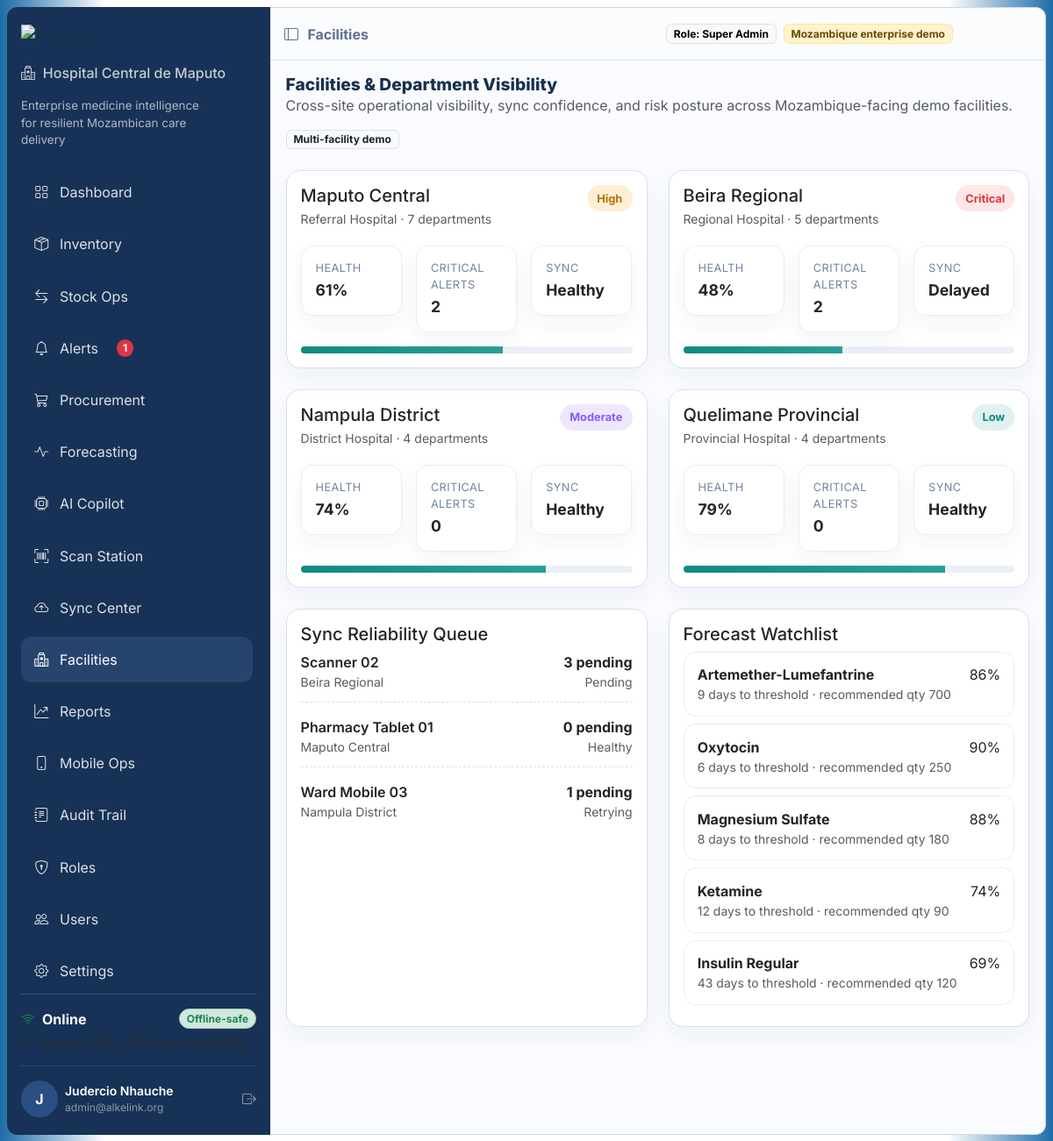
Screenshot of /index.php?route=facilities (signed in) with the database file from the repository.
### tables this page shows
CREATE TABLE IF NOT EXISTS alerts (
  id INT AUTO_INCREMENT PRIMARY KEY,
  title VARCHAR(255) NOT NULL,
  severity VARCHAR(50) NOT NULL,
  type VARCHAR(80) NOT NULL,
  status VARCHAR(80) NOT NULL,
  medicine VARCHAR(160) NULL,
  department VARCHAR(120) NULL,
  facility VARCHAR(120) NULL,
  recommended_action VARCHAR(255) NULL,
  created_at DATETIME NOT NULL
);

### app/controllers/BaseController.php (called while the page is built, shortened)
<?php
class BaseController
{
    protected function render(string $view, array $data = [], string $title = 'AlkeLink'): void
    {
        extract($data);
        require __DIR__ . '/../views/layouts/header.php';
        require __DIR__ . '/../views/' . $view . '.php';
        require __DIR__ . '/../views/layouts/footer.php';
    }
}

### app/controllers/FacilitiesController.php (called while the page is built, shortened)
<?php
class FacilitiesController extends BaseController
{
    public function index(): void
    {
        $model = new FacilitiesModel();
        $this->render('facilities/index', $model->all(), 'Facilities');
    }
}

### public/index.php (called while the page is built, shortened)
<?php
require_once __DIR__ . '/../app/models/AlertsModel.php';
require_once __DIR__ . '/../app/controllers/BaseController.php';
require_once __DIR__ . '/../app/controllers/FacilitiesController.php';
$route = $_GET['route'] ?? 'dashboard';
$map = [
    'login' => [App\Controllers\AuthController::class, 'login'],
    'logout' => [App\Controllers\AuthController::class, 'logout'],
    'dashboard' => [App\Controllers\DashboardController::class, 'index'],
    'inventory' => [App\Controllers\InventoryController::class, 'index'],
    'operations' => [App\Controllers\OperationsController::class, 'index'],
    'alerts' => [App\Controllers\AlertsController::class, 'index'],
    'procurement' => [App\Controllers\ProcurementController::class, 'index'],
    'ai-copilot' => [App\Controllers\AIController::class, 'copilot'],
    'ai-ask' => [App\Controllers\AIController::class, 'ask'],
    'ai-insights' => [App\Controllers\AIController::class, 'insights'],
    'ai-insights-delete' => [App\Controllers\AIController::class, 'deleteInsight'],
    'scanner' => [App\Controllers\ScannerController::class, 'index'],
    'sync-center' => [App\Controllers\SyncController::class, 'index'],
    'reports' => [App\Controllers\ReportsController::class, 'index'],
    'forecast' => [App\Controllers\ForecastController::class, 'index'],
    'mobile' => [App\Controllers\MobileController::class, 'index'],
    'roles' => [App\Controllers\AdminController::class, 'roles'],
    'users' => [App\Controllers\UsersController::class, 'index'],
    'facilities' => [App\Controllers\FacilitiesController::class, 'index'],
    'audit' => [App\Controllers\AuditController::class, 'index'],
    'settings' => [App\Controllers\SettingsController::class, 'index'],
];
[$controllerClass, $method] = $map[$route];
$controller = new $controllerClass();
$controller->$method();

### app/models/AlertsModel.php (called while the page is built, shortened)
<?php
class AlertsModel extends BaseModel
{
    public function all(): array
    {
        $pdo = self::db();
        $stmt = $pdo->query('SELECT * FROM alerts ORDER BY created_at DESC');
        return $stmt->fetchAll(PDO::FETCH_ASSOC);
    }
}

### app/views/facilities/index.php (the view)
<section class="page-body">
  <div class="section-head mb-4">
    <div>
      <h2>Facilities & Department Visibility</h2>
      <p class="text-muted mb-0">Cross-site operational visibility, sync confidence, and risk posture across Mozambique-facing demo facilities.</p>
    </div>
    <span class="badge bg-light text-dark border">Multi-facility demo</span>
  </div>
  <div class="row g-4 mb-4">
    <?php foreach ($facilities as $facility): ?>
    <div class="col-lg-6">
      <div class="card alk-card h-100">
        <div class="card-body">
          <div class="d-flex justify-content-between align-items-start gap-3">
            <div>
              <h5 class="mb-1"><?= htmlspecialchars($facility['name']) ?></h5>
              <div class="text-muted small"><?= htmlspecialchars($facility['type']) ?> · <?= (int)$facility['departments'] ?> departments</div>
            </div>
            <span class="pill-severity <?= strtolower($facility['risk']) === 'critical' ? 'critical' : (strtolower($facility['risk']) === 'high' ? 'high' : (strtolower($facility['risk']) === 'moderate' ? 'medium' : 'low')) ?>"><?= htmlspecialchars($facility['risk']) ?></span>
          </div>
          <div class="row g-3 mt-1">
            <div class="col-4"><div class="mini-stat"><span>Health</span><strong><?= (int)$facility['health_score'] ?>%</strong></div></div>
            <div class="col-4"><div class="mini-stat"><span>Critical alerts</span><strong><?= (int)$facility['critical_alerts'] ?></strong></div></div>
            <div class="col-4"><div class="mini-stat"><span>Sync</span><strong><?= htmlspecialchars($facility['sync']) ?></strong></div></div>
          </div>
          <div class="progress alk-progress mt-3"><div class="progress-bar" style="width: <?= (int)$facility['health_score'] ?>%"></div></div>
        </div>
      </div>
    </div>
    <?php endforeach; ?>
  </div>
  <div class="row g-4">
    <div class="col-lg-6">
      <div class="card alk-card h-100"><div class="card-body"><h5>Sync Reliability Queue</h5>
        <?php foreach ($syncQueue as $row): ?>
          <div class="sync-row d-flex justify-content-between align-items-center gap-3 mb-3">
            <div><div class="fw-semibold"><?= htmlspecialchars($row['device']) ?></div><div class="small text-muted"><?= htmlspecialchars($row['facility']) ?></div></div>
            <div class="text-end"><div class="fw-bold"><?= (int)$row['pending'] ?> pending</div><div class="small text-muted"><?= htmlspecialchars($row['status']) ?></div></div>
          </div>
        <?php endforeach; ?>
      </div></div>
    </div>
    <div class="col-lg-6">
      <div class="card alk-card h-100"><div class="card-body"><h5>Forecast Watchlist</h5>
        <?php foreach ($forecast as $f): ?>
          <div class="feed-item mb-2">
            <div class="d-flex justify-content-between"><strong><?= htmlspecialchars($f['medicine']) ?></strong><span><?= (int)$f['confidence'] ?>%</span></div>
            <div class="small text-muted"><?= (int)$f['days_to_stockout'] ?> days to threshold · recommended qty <?= (int)$f['recommended_qty'] ?></div>
          </div>
        <?php endforeach; ?>
      </div></div>
    </div>
  </div>
</section>

### public/assets/css/style.css (style rules this page uses)
:root { --alk-navy: #173256; --alk-navy-2: #213f69; --alk-teal: #0f8b80; --alk-teal-2: #147a70; --alk-light: #f5f7fb; --alk-border: #d8e1ee; --alk-danger: #e23737; --alk-warning: #ee9b00; --alk-purple: #8a5cf6; --alk-text: #16304d; }
* { box-sizing: border-box; }
html, body { margin: 0; padding: 0; overflow-x: hidden; }
body { font-family: Inter, sans-serif; background: linear-gradient(90deg,#1e6ca8 0%,#ffffff 10%,#ffffff 90%,#1e6ca8 100%); color: var(--alk-text); }
.page-body { padding: 1rem 1.1rem; }
.alk-card { border: 1px solid var(--alk-border); border-radius: 16px; box-shadow: 0 8px 22px rgba(15,30,60,.04); overflow: hidden; }
.alk-card .card-body { padding: 1rem; }
.feed-item { border: 1px solid #e7eef8; border-radius: 14px; padding: .85rem .95rem; margin-bottom: .75rem; background: #fff; }
.alk-progress { height: 8px; background: #ebf0f6; }
.alk-progress .progress-bar { background: linear-gradient(90deg,var(--alk-teal),#2b9f95); }
.section-head { display: flex; justify-content: space-between; align-items: center; gap: 1rem; flex-wrap: wrap; }
.section-head h2 { margin-bottom: 0; font-weight: 800; font-size: 1.2rem; }
.pill-status, .pill-severity { display: inline-flex; padding: .32rem .7rem; border-radius: 999px; font-size: .8rem; font-weight: 700; }
.pill-severity.critical { background: rgba(226,55,55,.12); color: var(--alk-danger); }
.pill-severity.high { background: rgba(238,155,0,.16); color: #b87000; }
.pill-severity.medium { background: rgba(138,92,246,.14); color: var(--alk-purple); }
.pill-severity.low { background: rgba(15,139,128,.12); color: var(--alk-teal); }
.facility-tile, .stack-panel, .mini-stat { background: #fff; border: 1px solid #e7eef8; border-radius: 14px; padding: .9rem 1rem; }
.mini-stat span { display: block; font-size: .8rem; color: #7385a2; text-transform: uppercase; letter-spacing: .03em; }
.mini-stat strong { display: block; font-size: 1.1rem; margin-top: .2rem; }
.sync-row { border-bottom: 1px dashed #d9e3ef; padding-bottom: .75rem; }
.sync-row:last-child { border-bottom: none; padding-bottom: 0; }
.mini-stat, .card.alk-card { box-shadow:0 10px 24px rgba(16,42,74,.05) }

### rows the page displays
alerts: facility "Beira Regional", type "Regional Hospital", departments "5", severity "Critical", health_score "48", critical_alerts "2", sync "Delayed"

### other values shown
t('layout.hospital') "Hospital Central de Maputo"
t('layout.mission') "Enterprise medicine intelligence for resilient Mozambican care delivery"
$item['label'] "Dashboard"
$item['label'] "Inventory"
$item['label'] "Stock Ops"
$item['label'] "Alerts"
$count "1"
$item['label'] "Procurement"
$item['label'] "Forecasting"
$item['label'] "AI Copilot"
$item['label'] "Scan Station"
$item['label'] "Sync Center"
$item['label'] "Facilities"
$item['label'] "Reports"
$item['label'] "Mobile Ops"
